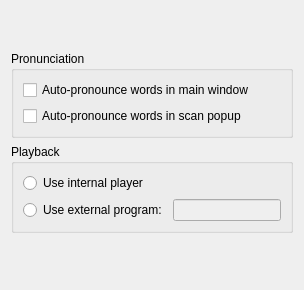
     <widget class="QWidget" name="tab_2">
      <attribute name="icon">
       <iconset resource="resources.qrc">
        <normaloff>:/icons/playsound_color.png</normaloff>:/icons/playsound_color.png</iconset>
      </attribute>
      <attribute name="title">
       <string>&amp;Audio</string>
      </attribute>
      <layout class="QVBoxLayout" name="verticalLayout_7">
       <item>
        <spacer name="verticalSpacer_4">
         <property name="orientation">
          <enum>Qt::Vertical</enum>
         </property>
         <property name="sizeHint" stdset="0">
          <size>
           <width>20</width>
           <height>40</height>
          </size>
         </property>
        </spacer>
       </item>
       <item>
        <widget class="QGroupBox" name="groupBox_3">
         <property name="title">
          <string>Pronunciation</string>
         </property>
         <layout class="QVBoxLayout" name="verticalLayout_15">
          <item>
           <widget class="QCheckBox" name="pronounceOnLoadMain">
            <property name="text">
             <string>Auto-pronounce words in main window</string>
            </property>
           </widget>
          </item>
          <item>
           <widget class="QCheckBox" name="pronounceOnLoadPopup">
            <property name="text">
             <string>Auto-pronounce words in scan popup</string>
            </property>
           </widget>
          </item>
         </layout>
        </widget>
       </item>
       <item>
        <widget class="QGroupBox" name="groupBox_4">
         <property name="title">
          <string>Playback</string>
         </property>
         <layout class="QVBoxLayout" name="verticalLayout_16">
          <item>
           <widget class="QRadioButton" name="useInternalPlayer">
            <property name="toolTip">
             <string>Play audio files via FFmpeg(libav) and libao</string>
            </property>
            <property name="text">
             <string>Use internal player</string>
            </property>
           </widget>
          </item>
          <item>
           <layout class="QHBoxLayout" name="horizontalLayout_12">
            <item>
             <widget class="QRadioButton" name="useExternalPlayer">
              <property name="toolTip">
               <string>Use any external program to play audio files</string>
              </property>
              <property name="text">
               <string>Use external program:</string>
              </property>
             </widget>
            </item>
            <item>
             <widget class="QLineEdit" name="audioPlaybackProgram">
              <property name="enabled">
               <bool>false</bool>
              </property>
             </widget>
            </item>
           </layout>
          </item>
         </layout>
        </widget>
       </item>
       <item>
        <spacer name="verticalSpacer_2">
         <property name="orientation">
          <enum>Qt::Vertical</enum>
         </property>
         <property name="sizeHint" stdset="0">
          <size>
           <width>20</width>
           <height>46</height>
          </size>
         </property>
        </spacer>
       </item>
      </layout>
     </widget>
